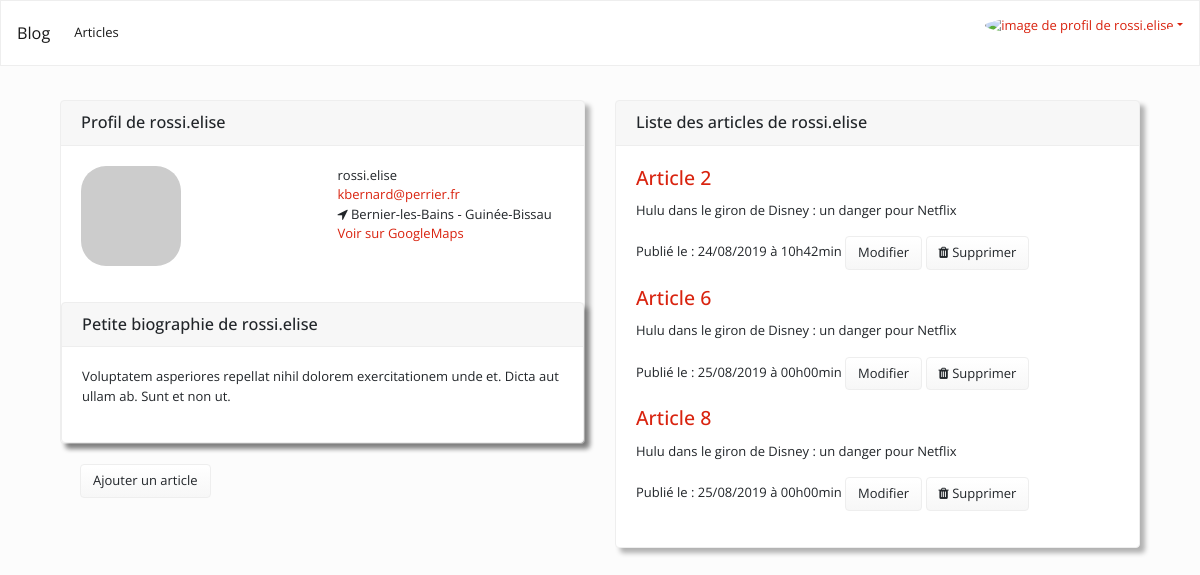
/index.php?p=profil&id=2 (signed in), run on the app's committed database.
### tables this page shows
CREATE TABLE IF NOT EXISTS `users` (
  `id` int(11) NOT NULL AUTO_INCREMENT,
  `username` varchar(24) NOT NULL,
  `email` varchar(96) NOT NULL,
  `password` varchar(128) NOT NULL,
  `active` enum('0','1') DEFAULT '0',
  `name` varchar(50) NOT NULL,
  `city` varchar(50) DEFAULT NULL,
  `country` varchar(50) DEFAULT NULL,
  `twitter` varchar(50) DEFAULT NULL,
  `github` varchar(50) DEFAULT NULL,
  `bio` text DEFAULT NULL,
  `avatar` varchar(255) DEFAULT NULL,
  `create_time` datetime NOT NULL DEFAULT current_timestamp(),
  `update_time` datetime NOT NULL DEFAULT current_timestamp(),
  PRIMARY KEY (`id`),
  UNIQUE KEY `user_UNIQUE` (`id`),
  UNIQUE KEY `email_UNIQUE` (`email`),
  UNIQUE KEY `username_UNIQUE` (`username`) USING BTREE
);

CREATE TABLE IF NOT EXISTS `post` (
  `id` int(11) NOT NULL AUTO_INCREMENT,
  `img` varchar(45) NOT NULL,
  `title` text NOT NULL,
  `postContent` longtext NOT NULL,
  `detail` varchar(255) NOT NULL,
  `statut` varchar(20) NOT NULL,
  `created_date` datetime NOT NULL DEFAULT current_timestamp(),
  `update_time` datetime NOT NULL DEFAULT current_timestamp(),
  `user_id` int(11) NOT NULL,
  PRIMARY KEY (`id`),
  UNIQUE KEY `id_UNIQUE` (`id`),
  KEY `fk_post_user1_idx` (`user_id`) USING BTREE
);

### controller/profile.php (called while the page is built, shortened)
<?php
require(MODEL.'profilManager.php');
if (!empty($_GET['id'])) {
    $user = find_user_by_id($_GET['id']);
    $posts = getPosts($_GET['id']);
} else {
    redirect('profil&id='.$user);
}
include(VIEW.'profile.view.php');

### model/frontendManager.php (called while the page is built, shortened)
<?php
if (!function_exists('find_user_by_id')) {
    function find_user_by_id($id)
    {
        $db = getConnect();
        $q = $db->prepare('SELECT * FROM users WHERE id = ?');
        $q->execute([$id]);
        $data = $q->fetch(PDO::FETCH_OBJ);
        return $data;
    }
}

### controller/frontend.php (called while the page is built, shortened)
<?php
if (!function_exists('e')) {
    function e($string)
    {
        if ($string) {
            return htmlspecialchars($string);
        }
    }
}
if (!function_exists('get_session')) {
    function get_session($key)
    {
        if ($key) {
            return !empty($_SESSION[$key])
                ? e($_SESSION[$key])
                : null;
        }
    }
}
if (!function_exists('get_avatar_url')) {
    function get_avatar_url($email, $size = 25)
    {
        return "https://www.gravatar.com/avatar/" . md5(strtolower(trim(e($email)))) . "?s=" . $size;
    }
}

### model/profilManager.php (called while the page is built, shortened)
<?php
if (!function_exists('getPosts')) {
    function getPosts()
    {
        $db = getConnect();
        $q = $db->prepare("SELECT id AS posted, title, detail, DATE_FORMAT(created_date, '%d/%m/%Y à %Hh%imin') AS date_fr
                           FROM  post
                           WHERE post.user_id = :user_id
                           ORDER BY created_date ASC");
        $q->execute(
            [
                'user_id' => $_GET['id']
            ]
        );
        $posts = $q->fetchAll(PDO::FETCH_OBJ);
        return $posts;
    }
}

### view/profile.view.php (the view, shortened to what this page needs)
<div id="main-content">
  <div class="container">
    <div class="row">
      <div class="col-md-6">
        <div class="card">
          <h5 class="card-header">Profil de <?= e($user->username) ?>
          </h5>
          <div class="card-body row">
            <p class="card-text col-md-6"><img
                src="<?= $user->avatar ? $user->avatar : get_avatar_url(get_session('email'), 50) ?>"
                alt="image de profil de <?= get_session('username') ?>"
                class="avatar-md"><br /></p>
            <p class="card-text col-md-6">
              <?= e($user->username) ?><br />
              <a href="mailto:<?= e($user->email) ?>"><?= e($user->email) ?></a> <br />
              <?= $user->city && $user->country
                ? '<i class="fa fa-location-arrow">&nbsp;</i>' . e($user->city) . ' - ' . e($user->country) . '<br />'
                : '';
              ?>
              <a href="//www.google.fr/maps?q=<?= e($user->city) . ' ' . e($user->country) ?>"
                target="_blank">Voir
                sur GoogleMaps</a><br />
            </p>
          </div>
          <div class="row well">
            <div class="col-md-12">
              <div class="card">
                <h5 class="card-header"> Petite biographie de <?= e($user->username) ?>
                </h5>
                <p class="card-body">
                  <?= $user->bio
                    ? nl2br(e($user->bio))
                    : 'Aucune biographie pour le moment...';
                  ?>
                </p>
              </div>
            </div>
          </div>
        </div>
        <div class="card-body">
        <div><a class="btn btn-secondary" href="index.php?p=addpost">Ajouter un article</a></div><br />
        </div>
      </div>
      <div class="col-md-6">
        <div class="card">
          <h5 class="card-header">Liste des articles de <?= e($user->username) ?>
          </h5>
          <div class="card-body">
            <?php if (!empty($posts)) :?>
            <?php foreach ($posts as $post) : ?>
            <h4 class="card-title">
            <a href="index.php?p=post&id=<?= $post->posted ?>"><?= e($post->title); ?></a>
            </h4>
            <p><?= e($post->detail); ?>
            </p>
            <p>Publié le : <?= e($post->date_fr); ?> <a
                class="btn btn-secondary" href="index.php?p=editpost&id=<?=$post->posted; ?>">Modifier</a>
              <a onclick="return confirm('Êtes-vous sûr de vouloir supprimer cet article ?');"
              class="btn btn-secondary" href="index.php?p=deletepost&id=<?= $post->posted; ?>"><i class="fa fa-trash"></i> Supprimer</a><br /></p>
            <?php endforeach; ?>
            <?php else :?>
            <p>Vous n'avez encore rien publié...</p>
            <?php endif; ?>
          </div>
        </div>
      </div>
    </div>
  </div>
</div>
</div>
<?php $contentPage = ob_get_clean();
include(VIEW . 'template.php');

### assets/css/main.css (style rules this page uses)
body, html { min-height: 100%; padding-top: 50px; }
.avatar-md { border-radius: 25%; height: 100px; width: 100px; }
.card { box-shadow: 5px 5px 5px 0px rgba(0,0,0,0.3); }

### data on the page
users: username "rossi.elise", email "kbernard@perrier.fr", city "Bernier-les-Bains", country "Guinée-Bissau", bio "Voluptatem asperiores repellat nihil dolorem exercitationem unde et. Dicta aut ullam ab. Sunt et non ut."
post: title "Article 2", detail "Hulu dans le giron de Disney : un danger pour Netflix", date_fr "24/08/2019 à 10h42min"
post: title "Article 6", detail "Hulu dans le giron de Disney : un danger pour Netflix", date_fr "25/08/2019 à 00h00min"
post: title "Article 8", detail "Hulu dans le giron de Disney : un danger pour Netflix", date_fr "25/08/2019 à 00h00min"

### other printed values
WEBSITE_NAME "Blog"
